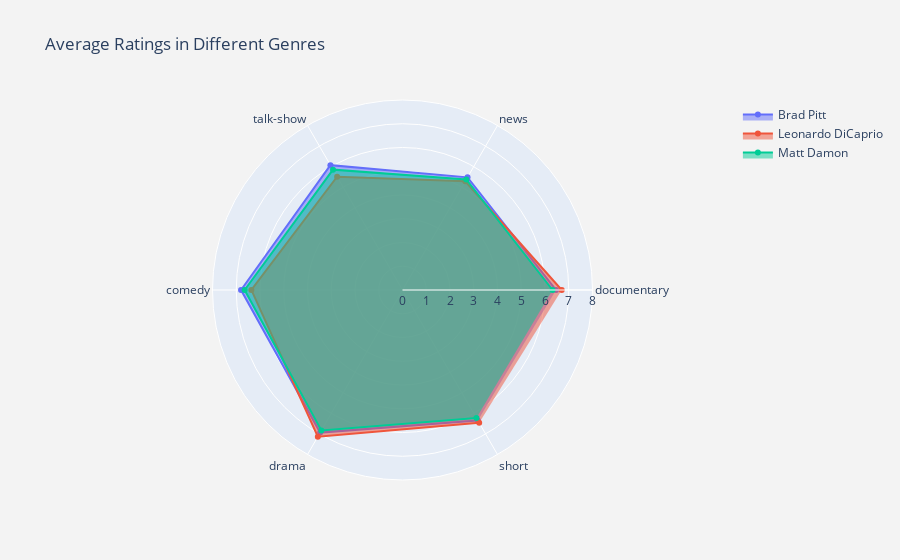

The notebook cell this image was saved under:
### Markdown cell above
#### From the genres about, we will compare their performances in the genres: 'documentary',  'news',  'talk-show',  'comedy',  'drama', 'short'.

### Code cell
genres = ['documentary', 'news', 'talk-show', 'comedy', 'drama', 'short']
fig = go.Figure()
fig.add_trace(go.Scatterpolar(
      r=[np.mean(brad_genre[g]) for g in genres],
      theta=genres,
      fill='toself',
      name='Brad Pitt'
))

fig.add_trace(go.Scatterpolar(
      r=[np.mean(leo_genre[g]) for g in genres],
      theta=genres,
      fill='toself',
      name='Leonardo DiCaprio'
))

fig.add_trace(go.Scatterpolar(
      r=[np.mean(matt_genre[g]) for g in genres],
      theta=genres,
      fill='toself',
      name='Matt Damon'
))

fig.update_layout(
    title='Average Ratings in Different Genres',
    polar=dict(
        radialaxis=dict(
            visible=True,
            range=[0, 8]
        )),
    showlegend=True,
    paper_bgcolor='rgb(243, 243, 243)',
    plot_bgcolor='rgb(243, 243, 243)',
)

### Figure 1 — Plotly figure (JSON) as saved in the notebook; plotly's stock layout.template omitted (floating-point values rounded to 4 significant figures)
{"data": [{"fill": "toself", "name": "Brad Pitt", "r": [6.465, 5.477, 6.071, 6.799, 6.934, 6.344], "theta": ["documentary", "news", "talk-show", "comedy", "drama", "short"], "type": "scatterpolar"}, {"fill": "toself", "name": "Leonardo DiCaprio", "r": [6.704, 5.284, 5.507, 6.363, 7.13, 6.457], "theta": ["documentary", "news", "talk-show", "comedy", "drama", "short"], "type": "scatterpolar"}, {"fill": "toself", "name": "Matt Damon", "r": [6.317, 5.372, 5.851, 6.646, 6.831, 6.228], "theta": ["documentary", "news", "talk-show", "comedy", "drama", "short"], "type": "scatterpolar"}], "layout": {"paper_bgcolor": "rgb(243, 243, 243)", "plot_bgcolor": "rgb(243, 243, 243)", "polar": {"radialaxis": {"range": [0, 8], "visible": true}}, "showlegend": true, "title": {"text": "Average Ratings in Different Genres"}}}
